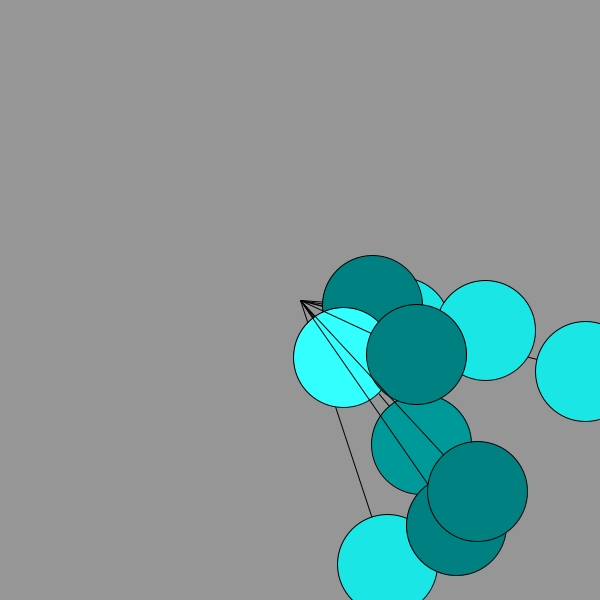
Frame 1 (no input)
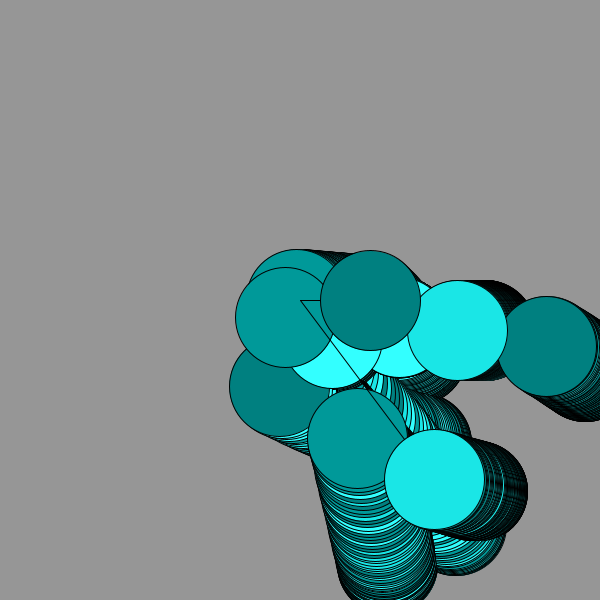
Frame 60 (the mouse pressed at the canvas centre just before this capture)
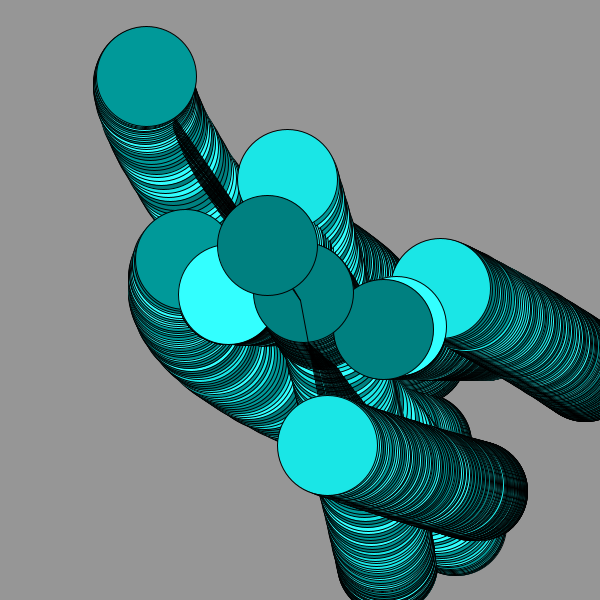
Frame 120 (the mouse held since frame 60 and released just before this capture)

The Processing sketch that drew these frames (run headless with seeded random() and noise(); from frame 60 on, the mouse is pressed at the canvas centre):

// Processing sketch: processing_159147
// ── processing_159147.pde


//starting code from lina berzhaner

color[] beach={#00B3B3,#008080,#1AE6E6,#009999,#33FFFF};
color[]palette=beach;


Oscillator[] oscillators = new Oscillator[10];
 
void setup() {
  size(600,600);
  background(150);
  smooth();
   
  for (int i = 0; i < oscillators.length; i++) {
    oscillators[i] = new Oscillator();
  }
  //background(255);
  //beginrecord(pdf,"cool_circles.pdf");
}
 
void draw() {
  //background(255);
   
  for (int i = 0; i < oscillators.length; i++) {
    oscillators[i].oscillate();
    oscillators[i].display();
  }
}
class Oscillator {
  PVector angle;
  PVector velocity;
  PVector amplitude;
  PVector acceleration;
   
  Oscillator() {
    angle = new PVector();
    velocity = new PVector(random(-0.03,0.03),random(-0.03,0.03));
    amplitude = new PVector(random(width),random(height));
    acceleration = new PVector(random(-.01,.01),random(-0.01,0.01));
  }
void oscillate() {
  angle.add(velocity);
}
 
void display() {
  float x = cos(angle.x)*amplitude.x;
  float y = cos(angle.y)*amplitude.y;
   
  pushMatrix();
  translate(width/2,height/2);
  stroke(0);
  //fill(265,5);
  fill(palette[int(random(1,5))]);
  line(0,0,x/2,y/2);
  ellipse(x/2,y/2,100,100);
  //triangle(30, 75, 58, 360, 86, 75);
  fill(150);
 
  popMatrix();
}
 
}
//void mouseClicked(){
  
  //endRecord();
  //noLoop();
//}
